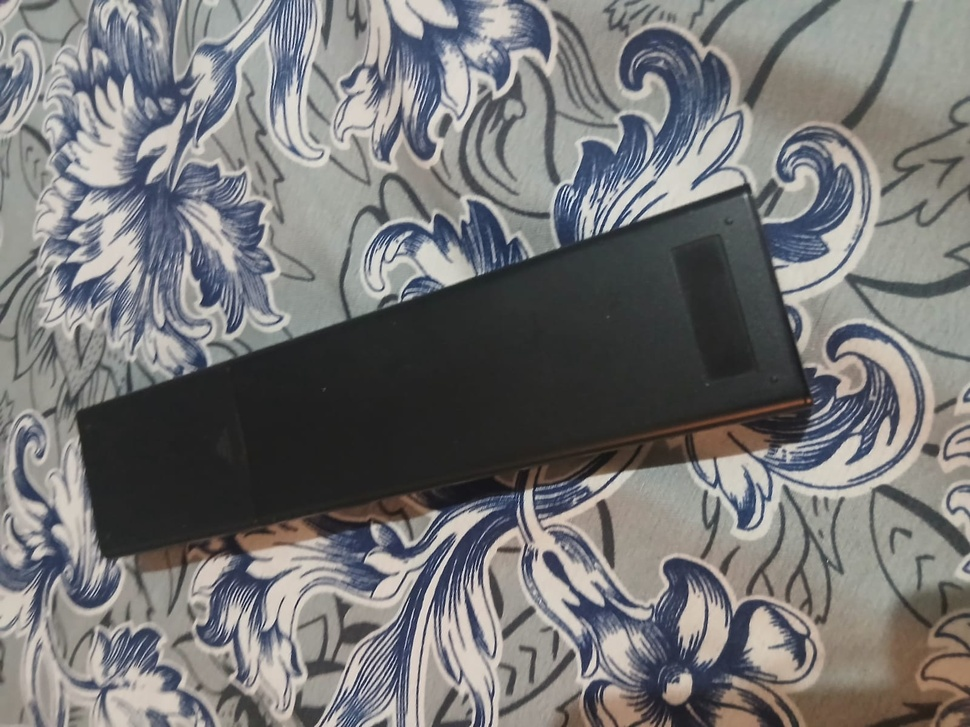
#> input picture test.jpeg, 970 x 727 px, shrunk from 1600 x 1200 before the run
$ python calibration_scale.py
#> lines starting #> are read from the running program, lines starting #| are printed output that depends on the picture
import cv2
import numpy as np

# CHANGE THIS based on your checkerboard
SQUARE_SIZE_MM = 25  # e.g. 25mm per square

def compute_scale(image_path):
#> called with image_path = 'test.jpeg'
    img = cv2.imread(image_path)
#> img is the input picture: shape (727, 970, 3); mean B, G, R 117.7, 117.6, 118.1
    gray = cv2.cvtColor(img, cv2.COLOR_BGR2GRAY)
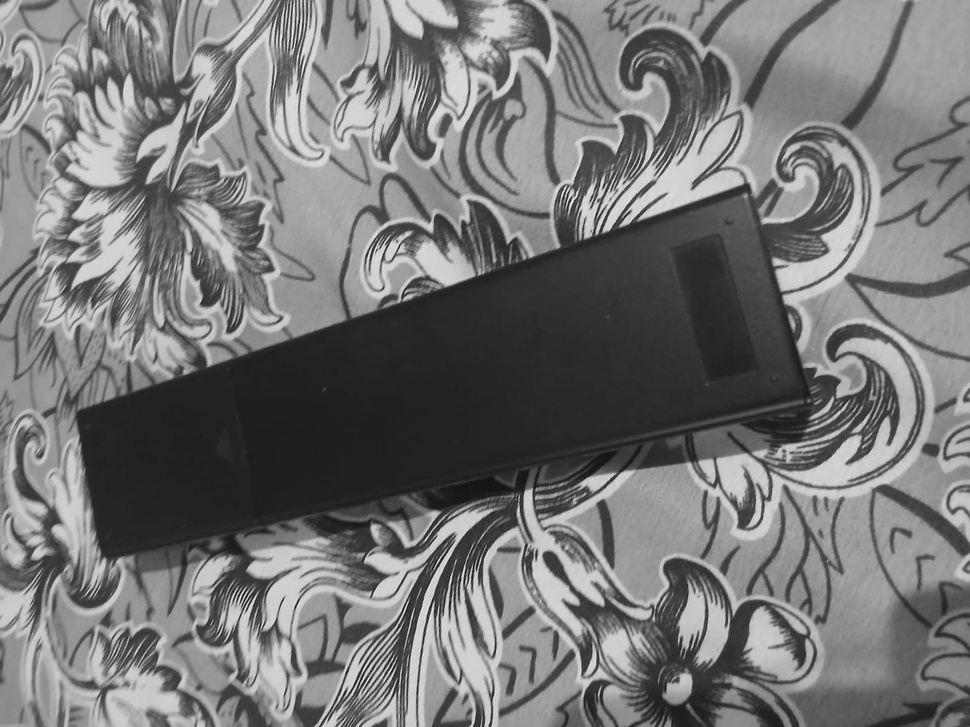
#> gray: shape (727, 970); min 2, max 251, mean 117.8

    # detect corners
    pattern_size = (7, 7)  # adjust if your checkerboard differs
    ret, corners = cv2.findChessboardCorners(gray, pattern_size, None)
#> ret = False; corners = None

    if not ret:
        print(" Checkerboard not detected")
        return None

    # take first two adjacent corners
    p1 = corners[0][0]
    p2 = corners[1][0]

    pixel_dist = np.linalg.norm(p1 - p2)

    pixel_to_mm = SQUARE_SIZE_MM / pixel_dist

    print("Pixel distance:", pixel_dist)
    print("Pixel → MM scale:", pixel_to_mm)

    return pixel_to_mm


# TEST
scale = compute_scale("test.jpeg")
print("FINAL SCALE:", scale)
